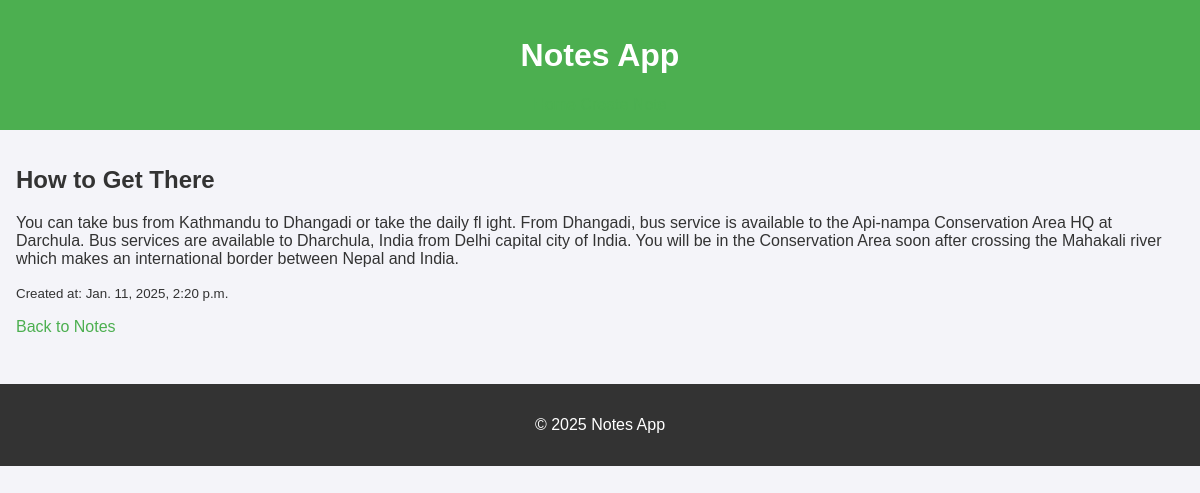
Screenshot of /20/ with the database file from the repository.
### notes/models.py (models this page shows, shortened)
class Note(models.Model):
    title = models.CharField(max_length=255)
    content = models.TextField()
    created_at = models.DateTimeField(auto_now_add=True)
    updated_at = models.DateTimeField(auto_now=True)

### notes/views.py (the view)
# urls.py: path('<int:pk>/', views.note_detail, name='note_detail'), # Note details
def note_detail(request, pk):
    note = get_object_or_404(Note, pk=pk)
    return render(request, 'note_detail.html', {'note': note})

### templates/note_detail.html
{% extends 'base.html' %}
{% block content %}
<h2>{{ note.title }}</h2>
<p>{{ note.content }}</p>
<p><small>Created at: {{ note.created_at }}</small></p>
<a href="{% url 'note_list' %}">Back to Notes</a>
{% endblock %}

### static/css/style.css (style rules this page uses)
body { font-family: Arial, sans-serif; background-color: #f4f4f9; color: #333; margin: 0; padding: 0; }
a { color: #4CAF50; text-decoration: none; }

### rows the page displays
Note: title "How to Get There", content "You can take bus from Kathmandu to Dhangadi or take the daily fl ight. From Dhangadi, bus service is available to the Api-nampa Conservation Area HQ at Darchula. Bus services are available to Dharchula, India from Delhi capital city of India. You will be in the Conservation Area soon after crossing the Mahakali river which makes an international border between Nepal and India.", created_at "Jan. 11, 2025, 2:20 p.m."
